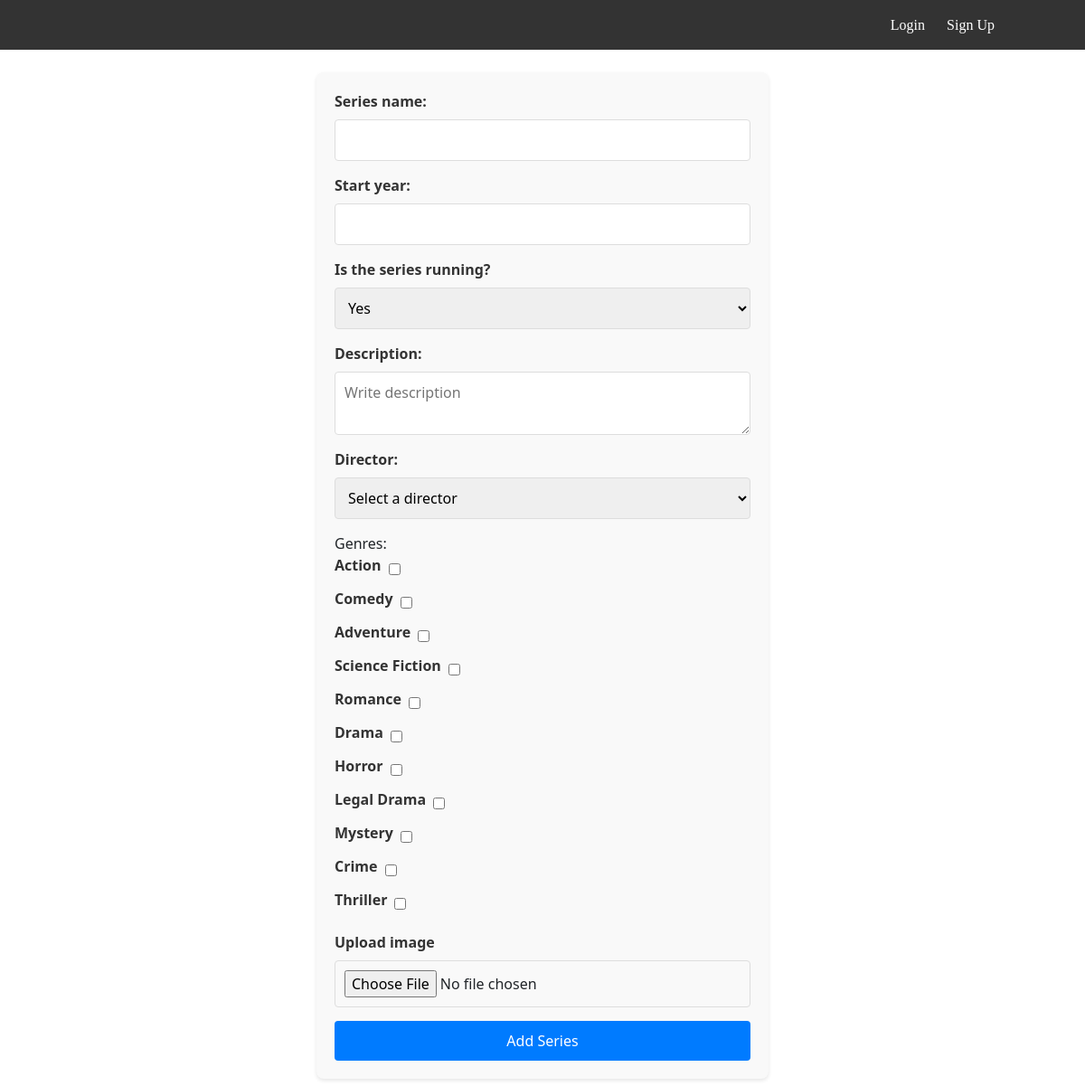
The app's page /series.php with its own data.
### tables this page shows
CREATE TABLE `genres` (
  `genre_id` int(11) NOT NULL,
  `genre_name` varchar(255) NOT NULL
);

### series.php (the view, shortened to what this page needs)
<?php
include "header.php";
include "db.php";
$genresQuery = "SELECT genre_id, genre_name FROM genres";
$genresResult = $conn->query($genresQuery);
?>
<link rel="stylesheet" href="series.css">
<form class="form-series" action="add_series.php" method="POST" enctype="multipart/form-data">
    <label for="series_name">Series name:</label>
    <input type="text" id="series_name" name="series_name" required>
    <label for="start_year">Start year:</label>
    <input type="number" id="start_year" name="start_year" required>
    <label for="isRunning">Is the series running?</label>
    <select id="isRunning" name="isRunning" required onchange="toggleEndYearVisibility()">
        <option value="1">Yes</option>
    </select>
    <label for
           ="details">Description:</label>
    <textarea id="details" name="details" placeholder="Write description"></textarea>
    <label for="director_id">Director:</label>
    <select id="director_id" name="director_id" required>
        <option value="">Select a director</option>
    </select>
    <div class="genres-container-add">
        <div>Genres:</div>
        <?php while ($genre = $genresResult->fetch_assoc()): ?>
            <div class="genre-checkbox">
                <label for="genre<?php echo $genre['genre_id']; ?>"><?php echo htmlspecialchars($genre['genre_name']); ?></label>
                <input type="checkbox" id="genre<?php echo $genre['genre_id']; ?>" name="genre<?php echo $genre['genre_id']; ?>" value="<?php echo $genre['genre_id']; ?>">
            </div>
        <?php endwhile; ?>
    </div>
    <label for="my_image">Upload image</label>
    <input type="file" id="my_image" name="my_image">
    <button type="submit">Add Series</button>
</form>

### series.css (style rules this page uses)
.form-series { max-width: 500px; margin: 25px auto; padding: 20px; background: #f9f9f9; border-radius: 8px; box-shadow: 0 2px 4px rgba(0, 0, 0, 0.1); }
.form-series label { display: block; margin-bottom: 8px; color: #333; font-weight: bold; }
.form-series input[type="text"], .form-series input[type="number"], .form-series input[type="file"], .form-series select, .form-series textarea { width: 100%; padding: 10px; margin-bottom: 15px; border: 1px solid #ddd; border-radius: 4px; box-sizing: border-box; }
.form-series input[type="checkbox"] { margin-right: 5px; }
.form-series button { width: 100%; padding: 10px; background-color: #007bff; color: white; border: none; border-radius: 4px; cursor: pointer; }
.genres-container-add { margin-bottom: 15px; }
.genre-checkbox { display: flex; gap: 8px; align-items: center; margin-bottom: 5px; }
.genre-checkbox input[type="checkbox"] { margin-right: 5px; }

### records on screen
genres: genre_name "Action"
genres: genre_name "Comedy"
genres: genre_name "Adventure"
genres: genre_name "Science Fiction"
genres: genre_name "Romance"
genres: genre_name "Drama"
genres: genre_name "Horror"
genres: genre_name "Legal Drama"
genres: genre_name "Mystery"
genres: genre_name "Crime"
genres: genre_name "Thriller"
